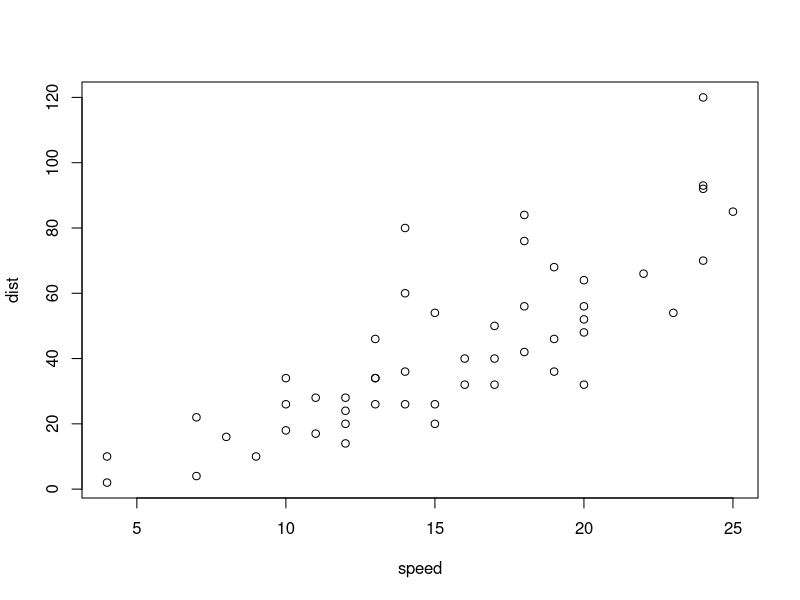
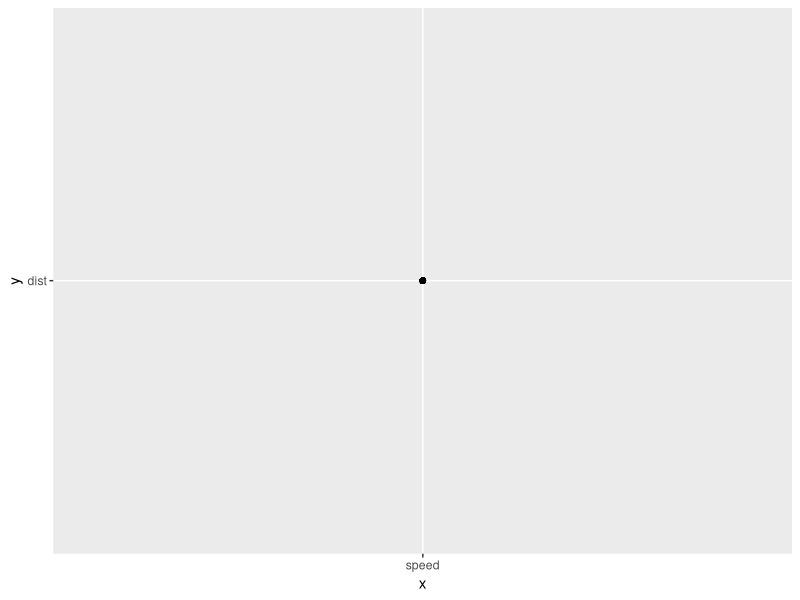

The R source for these figures, in order:
## ---- chunk 1
knitr::opts_chunk$set(echo = TRUE)
library(tidyverse)
library(here)
## ---- chunk 2
plot(cars) 

ggplot(data = cars, aes(x = "speed", y = "dist")) +
  geom_point()

## ---- chunk 3

